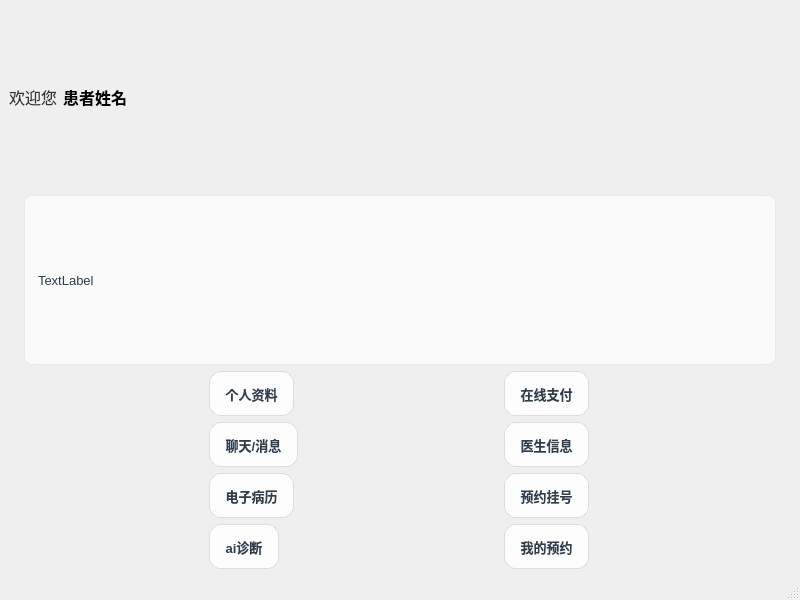
<?xml version="1.0" encoding="UTF-8"?>
<ui version="4.0">
 <class>MainWindow</class>
 <widget class="QMainWindow" name="MainWindow">
  <property name="geometry">
   <rect>
    <x>0</x>
    <y>0</y>
    <width>800</width>
    <height>600</height>
   </rect>
  </property>
  <property name="windowTitle">
   <string>MainWindow</string>
  </property>
  <property name="styleSheet">
   <string notr="true"/>
  </property>
  <property name="iconSize">
   <size>
    <width>48</width>
    <height>48</height>
   </size>
  </property>
  <widget class="QWidget" name="centralwidget">
   <property name="styleSheet">
    <string notr="true">/* ---- 设置 centralwidget 的背景图片 ---- */
QWidget#centralwidget {
    border-image: url(:/backgrounds/bg_main_window.jpg) 0 0 0 0 stretch stretch;
}

/* ---- 欢迎语标签 ---- */
QLabel#welcomeLabel, QLabel#patientNameLabel {
    border-image: none; /* 取消背景图片继承 */
    background-color: transparent; /* 设置透明背景 */
    font-size: 16px;
    color: #333; /* 在亮色背景上，深色文字更清晰 */
}
QLabel#patientNameLabel {
    font-weight: bold;
    color: #000; /* 姓名用更深的颜色突出 */
}

/* ---- 核心功能按钮 (我们没有这个按钮了，可以删除或保留) ---- */
/*
QPushButton#mainAppointmentButton { ... }
*/

/* ---- 功能网格按钮 (QToolButton) ---- */
QToolButton {
    background-color: rgba(255, 255, 255, 0.85); /* 半透明白色背景，透出背景图 */
    color: #2c3e50; /* 深蓝灰色文字 */
    border: 1px solid rgba(0, 0, 0, 0.1); /* 半透明的细边框 */
    border-radius: 12px; /* 更大的圆角，更可爱 */
    padding: 10px;
    font-size: 13px;
    font-weight: bold;
    border-image: none; /* 取消背景图片继承 */
}
QToolButton:hover {
    background-color: rgba(255, 255, 255, 1); /* 悬浮时不透明 */
    border: 1px solid #3498db; /* 主题蓝色边框 */
}
QToolButton:pressed {
    background-color: #ecf5ff; /* 按下时淡蓝色背景 */
}

/* ---- 提示语标签 ---- */
QLabel#tipsLabel {
    font-size: 13px;
    color: #2c3e50;
    background-color: rgba(255, 255, 255, 0.7); /* 半透明白色背景 */
    border: 1px solid rgba(0, 0, 0, 0.05);
    border-radius: 8px;
    padding: 10px;
    margin-left: 15px;
    margin-right: 15px;
    margin-top: 5px;
    border-image: none; /* 取消背景图片继承 */
}</string>
   </property>
   <layout class="QVBoxLayout" name="verticalLayout">
    <item>
     <layout class="QHBoxLayout" name="horizontalLayout">
      <item>
       <widget class="QLabel" name="welcomeLabel">
        <property name="text">
         <string>欢迎您</string>
        </property>
       </widget>
      </item>
      <item>
       <widget class="QLabel" name="patientNameLabel">
        <property name="text">
         <string>患者姓名</string>
        </property>
       </widget>
      </item>
      <item>
       <spacer name="horizontalSpacer">
        <property name="orientation">
         <enum>Qt::Horizontal</enum>
        </property>
        <property name="sizeHint" stdset="0">
         <size>
          <width>40</width>
          <height>20</height>
         </size>
        </property>
       </spacer>
      </item>
     </layout>
    </item>
    <item>
     <widget class="QLabel" name="tipsLabel">
      <property name="styleSheet">
       <string notr="true">/* ---- 提示语标签 ---- */
QLabel#tipsLabel {
    font-size: 13px;
    color: #2c3e50;
    background-color: rgba(255, 255, 255, 0.7); /* 半透明白色背景 */
    border: 1px solid rgba(0, 0, 0, 0.05);
    border-radius: 8px;
    padding: 10px;
    margin-left: 15px;
    margin-right: 15px;
    margin-top: 5px;
    border-image: none; /* 取消背景图片继承 */
}</string>
      </property>
      <property name="text">
       <string>TextLabel</string>
      </property>
     </widget>
    </item>
    <item>
     <layout class="QGridLayout" name="gridLayout">
      <item row="1" column="0">
       <widget class="QToolButton" name="chatButton">
        <property name="text">
         <string>聊天/消息</string>
        </property>
        <property name="icon">
         <iconset resource="patientclient.qrc">
          <normaloff>:/icons/icon_home_chat.png</normaloff>:/icons/icon_home_chat.png</iconset>
        </property>
        <property name="iconSize">
         <size>
          <width>48</width>
          <height>48</height>
         </size>
        </property>
        <property name="toolButtonStyle">
         <enum>Qt::ToolButtonTextUnderIcon</enum>
        </property>
       </widget>
      </item>
      <item row="0" column="1">
       <widget class="QToolButton" name="paymentButton">
        <property name="sizePolicy">
         <sizepolicy hsizetype="Fixed" vsizetype="Fixed">
          <horstretch>0</horstretch>
          <verstretch>0</verstretch>
         </sizepolicy>
        </property>
        <property name="text">
         <string>在线支付</string>
        </property>
        <property name="icon">
         <iconset resource="patientclient.qrc">
          <normaloff>:/icons/icon_home_wallet.png</normaloff>:/icons/icon_home_wallet.png</iconset>
        </property>
        <property name="iconSize">
         <size>
          <width>48</width>
          <height>48</height>
         </size>
        </property>
        <property name="toolButtonStyle">
         <enum>Qt::ToolButtonTextUnderIcon</enum>
        </property>
       </widget>
      </item>
      <item row="0" column="0">
       <widget class="QToolButton" name="patientInfoButton">
        <property name="sizePolicy">
         <sizepolicy hsizetype="Fixed" vsizetype="Fixed">
          <horstretch>0</horstretch>
          <verstretch>0</verstretch>
         </sizepolicy>
        </property>
        <property name="text">
         <string>个人资料</string>
        </property>
        <property name="icon">
         <iconset resource="patientclient.qrc">
          <normaloff>:/icons/icon_home_psndt.png</normaloff>:/icons/icon_home_psndt.png</iconset>
        </property>
        <property name="iconSize">
         <size>
          <width>48</width>
          <height>48</height>
         </size>
        </property>
        <property name="toolButtonStyle">
         <enum>Qt::ToolButtonTextUnderIcon</enum>
        </property>
       </widget>
      </item>
      <item row="1" column="1">
       <widget class="QToolButton" name="doctorInfoButton">
        <property name="text">
         <string>医生信息</string>
        </property>
        <property name="icon">
         <iconset resource="patientclient.qrc">
          <normaloff>:/icons/icon_home_doctor3.png</normaloff>:/icons/icon_home_doctor3.png</iconset>
        </property>
        <property name="iconSize">
         <size>
          <width>48</width>
          <height>48</height>
         </size>
        </property>
        <property name="toolButtonStyle">
         <enum>Qt::ToolButtonTextUnderIcon</enum>
        </property>
       </widget>
      </item>
      <item row="2" column="0">
       <widget class="QToolButton" name="emrButton">
        <property name="text">
         <string>电子病历</string>
        </property>
        <property name="icon">
         <iconset resource="patientclient.qrc">
          <normaloff>:/icons/icon_home_mdcrcd.png</normaloff>:/icons/icon_home_mdcrcd.png</iconset>
        </property>
        <property name="iconSize">
         <size>
          <width>48</width>
          <height>48</height>
         </size>
        </property>
        <property name="toolButtonStyle">
         <enum>Qt::ToolButtonTextUnderIcon</enum>
        </property>
       </widget>
      </item>
      <item row="3" column="0">
       <widget class="QToolButton" name="aiButton">
        <property name="text">
         <string>ai诊断</string>
        </property>
        <property name="icon">
         <iconset resource="patientclient.qrc">
          <normaloff>:/icons/icon_home_ai1.png</normaloff>:/icons/icon_home_ai1.png</iconset>
        </property>
        <property name="iconSize">
         <size>
          <width>60</width>
          <height>48</height>
         </size>
        </property>
        <property name="toolButtonStyle">
         <enum>Qt::ToolButtonTextUnderIcon</enum>
        </property>
       </widget>
      </item>
      <item row="3" column="1">
       <widget class="QToolButton" name="myAppointmentsButton">
        <property name="text">
         <string>我的预约</string>
        </property>
        <property name="icon">
         <iconset resource="patientclient.qrc">
          <normaloff>:/icons/icon_home_list.png</normaloff>:/icons/icon_home_list.png</iconset>
        </property>
        <property name="iconSize">
         <size>
          <width>48</width>
          <height>48</height>
         </size>
        </property>
        <property name="toolButtonStyle">
         <enum>Qt::ToolButtonTextUnderIcon</enum>
        </property>
       </widget>
      </item>
      <item row="2" column="1">
       <widget class="QToolButton" name="consultationButton">
        <property name="text">
         <string>预约挂号</string>
        </property>
        <property name="icon">
         <iconset resource="patientclient.qrc">
          <normaloff>:/icons/icon_home_calender.png</normaloff>:/icons/icon_home_calender.png</iconset>
        </property>
        <property name="iconSize">
         <size>
          <width>48</width>
          <height>48</height>
         </size>
        </property>
        <property name="toolButtonStyle">
         <enum>Qt::ToolButtonTextUnderIcon</enum>
        </property>
       </widget>
      </item>
     </layout>
    </item>
   </layout>
  </widget>
  <widget class="QMenuBar" name="menubar">
   <property name="geometry">
    <rect>
     <x>0</x>
     <y>0</y>
     <width>800</width>
     <height>22</height>
    </rect>
   </property>
  </widget>
  <widget class="QStatusBar" name="statusbar"/>
 </widget>
 <resources>
  <include location="patientclient.qrc"/>
 </resources>
 <connections/>
</ui>
